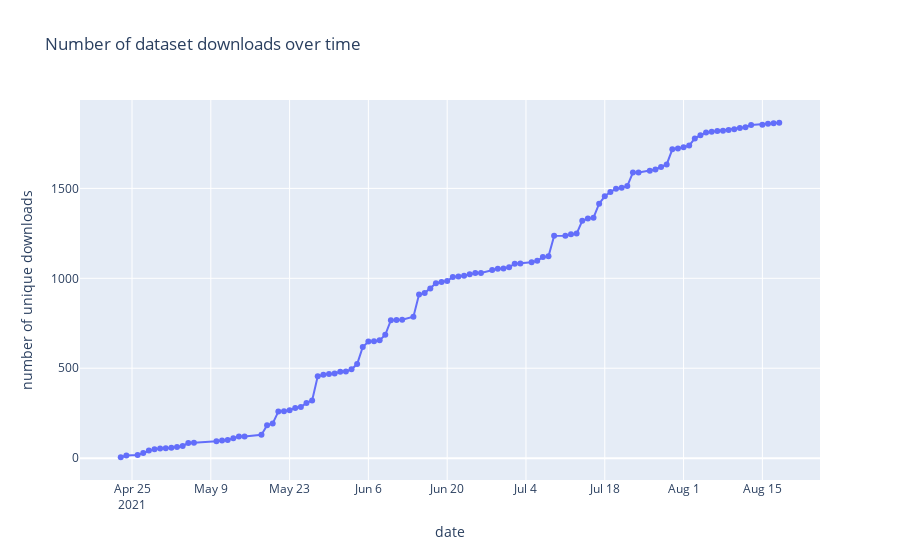

The cell this chart's notebook holds for it:
### Markdown cell above
### Version 2

### Code cell
downloads_v2 = combined[['download_dt', 'count']].groupby(['download_dt']).sum().reset_index()
downloads_v2['cum_downloads'] = downloads_v2['count'].cumsum()

fig = go.Figure(go.Scatter(
    mode = "lines+markers",
    x = downloads_v2['download_dt'].tolist(),
    y = downloads_v2['cum_downloads'].tolist()
    ))

fig.update_layout(
    title="Number of dataset downloads over time",
    xaxis_title="date",
    yaxis_title="number of unique downloads"
)
             
fig.show()
